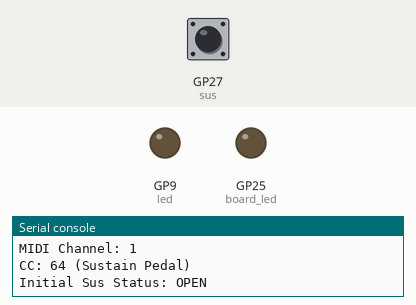
This program was run on a simulated Raspberry Pi Pico running CircuitPython. Shown: output pins drawn as LEDs (lit = HIGH), the last lines printed to the serial console. The test bench sets the inputs (shaded band); at power-on: GP27 (sus) HIGH. MIDI messages are not drawn.

Above: at 1.2 s.
1.3 s: GP27 (sus) pulled LOW for 0.15 s
At 1.39 s:
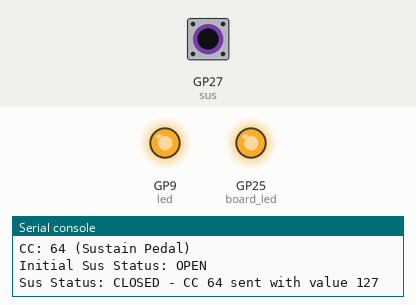
2.9 s: GP27 (sus) pulled LOW for 3.2 s
At 7.3 s:
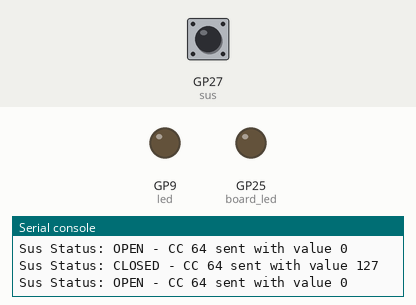
Timing chart, 0 to 8.8 s (numbered marks = the images above; inputs shaded):
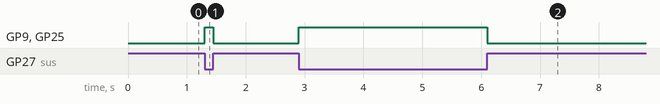

Measured:
- after the input at 1.3 s, GP9 (led), GP25 (board_led): LOW → HIGH at once, → LOW 0.15 s later
- after the input at 2.9 s, GP9 (led), GP25 (board_led): LOW → HIGH at once, → LOW 3.2 s later

The program:

code.py
```python
'''Send Sustain Pedal (CC64) messages over USB MIDI when a button is pressed.'''

import board
import busio
import digitalio
import usb_midi
import adafruit_midi

from adafruit_midi.control_change import ControlChange

MIDI_CHANNEL = 1
CC = 64
CC_MIN = 0
CC_MAX = 127

board_led = digitalio.DigitalInOut(board.LED)
board_led.direction = digitalio.Direction.OUTPUT
BOARD_LED_ENABLED = True

led = digitalio.DigitalInOut(board.GP9)
led.direction = digitalio.Direction.OUTPUT

sus = digitalio.DigitalInOut(board.GP27)
sus.pull = digitalio.Pull.UP
uart = busio.UART(
    tx=board.GP4, rx=board.GP5, baudrate=31250, timeout=0.001)  # UART Midi device on pin 6
uart_midi = adafruit_midi.MIDI(midi_out=uart, out_channel=MIDI_CHANNEL - 1)
usb_midi = adafruit_midi.MIDI(midi_out=usb_midi.ports[1], out_channel=MIDI_CHANNEL - 1)

print("Code start")
print(f"MIDI Channel: {MIDI_CHANNEL}")
print(f"CC: {CC} (Sustain Pedal)")
print(f"Initial Sus Status: {'OPEN' if sus.value else 'CLOSED'}")

SUS_PRESSED = False

# Main loop
while True:
    if not sus.value and not SUS_PRESSED:
        SUS_PRESSED = True
        led.value = True
        if BOARD_LED_ENABLED:
            board_led.value = True
        usb_midi.send(ControlChange(CC, CC_MAX))
        print(f"Sus Status: CLOSED - CC {CC} sent with value {CC_MAX}")

    elif sus.value and SUS_PRESSED:
        SUS_PRESSED = False
        led.value = False
        if BOARD_LED_ENABLED:
            board_led.value = False
        usb_midi.send(ControlChange(CC, CC_MIN))
        print(f"Sus Status: OPEN - CC {CC} sent with value {CC_MIN}")
```
